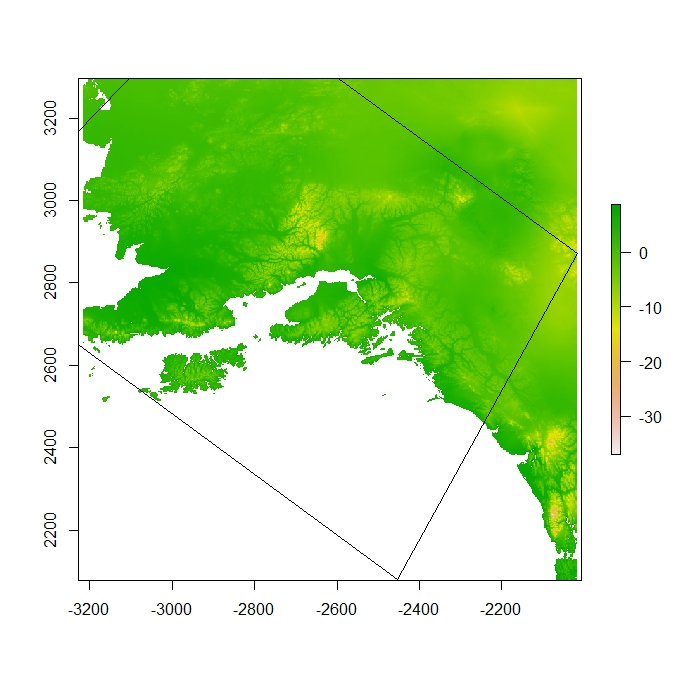

Recreate this plot in R.
#read in ncss download and set projection.
test <- raster::stack("W:/GIS/Daymet/raw/1840_daymet_v4_daily_na_tmax_2019.nc") 
raster::projection(test) <- "+proj=lcc +lat_1=25 +lat_2=60 +lat_0=42.5 +lon_0=-100 +x_0=0 +y_0=0 +ellps=WGS84 +datum=WGS84 +units=km +no_defs"

#create bounding box using exact same coordinates in request URL:
df <- data.frame(north_lat = 64.145, south_lat = 56.0596, west_lng = -163.7336, east_lng = -141.9427)
poly_df <- matrix(c(df[1, 'west_lng'], df[1, 'north_lat'], 
                    df[1, 'east_lng'], df[1, 'north_lat'], 
                    df[1, 'east_lng'], df[1, 'south_lat'], 
                    df[1, 'west_lng'], df[1, 'south_lat'],
                    df[1, 'west_lng'], df[1, 'north_lat'])  ## need to close the polygon
                  , ncol =2, byrow = T) 
poly <- st_polygon(list(poly_df))
poly <- st_sfc(poly)
st_crs(poly) <- 4326

#convert to same lcc projection as ncss download.
poly_llc <- st_transform(poly, crs = st_crs(test))

#plot the two together.
plot(test[[1]])
plot(poly_llc, add = TRUE, color = "red")
